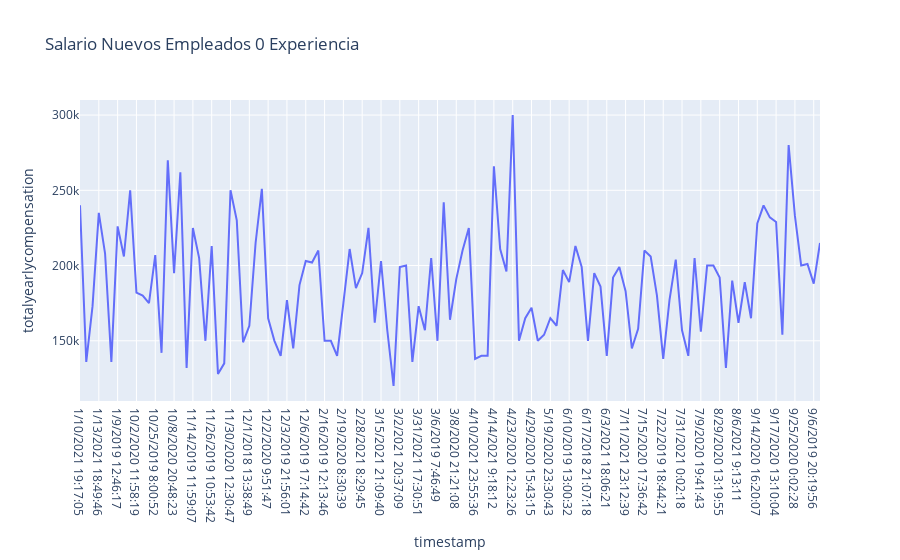

The code cell stored with this chart in its notebook:
### Code cell
px.line(df_datas2mean, x="timestamp", y='totalyearlycompensation',labels={'x':'Date','y':'Salario'},
        title='Salario Nuevos Empleados 0 Experiencia')
